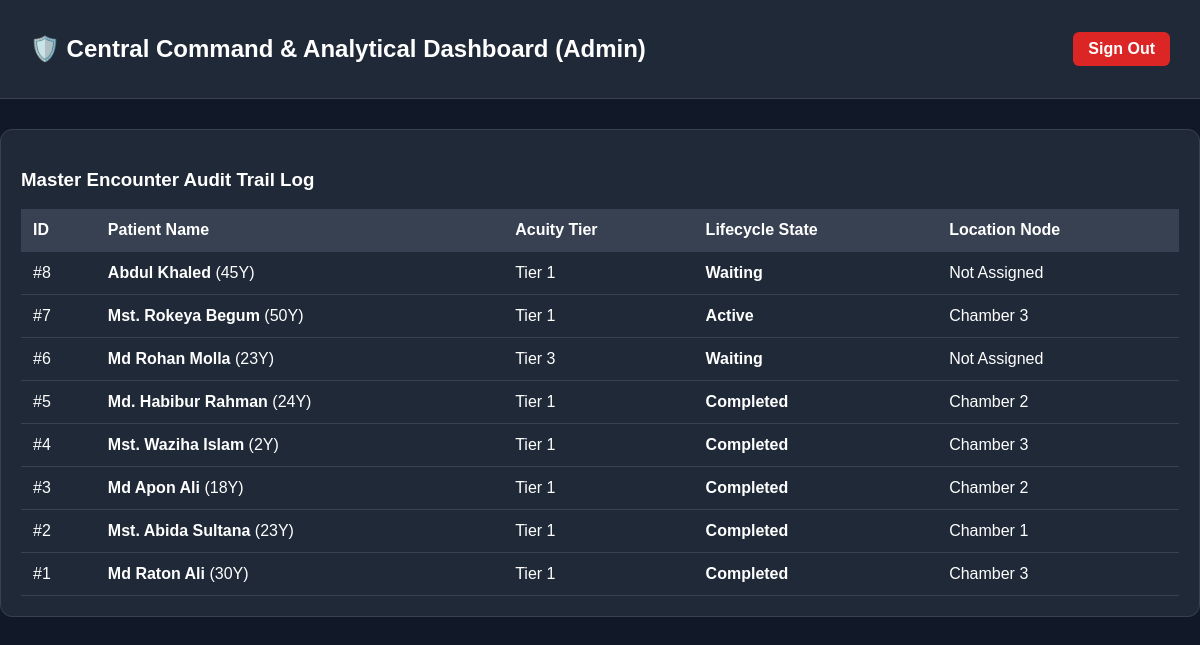
The page /dashboard (signed in) on the database its author committed.
### app.py (models this page shows)
class Patient(db.Model):
    id = db.Column(db.Integer, primary_key=True)
    name = db.Column(db.String(100), nullable=False)
    age = db.Column(db.Integer, nullable=False)
    gender = db.Column(db.String(10), nullable=False)
    bp_sys = db.Column(db.Integer, nullable=False)
    bp_dia = db.Column(db.Integer, nullable=False)
    spo2 = db.Column(db.Integer, nullable=False)
    pulse = db.Column(db.Integer, nullable=False)
    temperature = db.Column(db.Float, nullable=False)
    triage_priority = db.Column(db.Integer, nullable=False)
    status = db.Column(db.String(20), default='Waiting') # Waiting, Active, Completed
    assigned_chamber = db.Column(db.String(50), nullable=True)
    arrival_time = db.Column(db.DateTime, default=datetime.utcnow)

### app.py (the view)
@app.route('/dashboard')
def dashboard():
    if 'user_id' not in session:
        return redirect(url_for('index'))
    role = session['role']
    patients = Patient.query.filter(Patient.status != 'Completed').order_by(Patient.triage_priority.asc(), Patient.arrival_time.asc()).all()
    if role == 'staff':
        return render_template('staff_dashboard.html', patients=patients)
    elif role == 'doctor':
        return render_template('doctor_dashboard.html', patients=patients)
    elif role == 'admin':
        all_patients = Patient.query.order_by(Patient.arrival_time.desc()).all()
        return render_template('admin_dashboard.html', patients=all_patients)
    return redirect(url_for('logout'))

### templates/admin_dashboard.html (shortened to what this page needs)
<!DOCTYPE html>
<html lang="en">
<head>
</head>
<body>
    <nav><h2>🛡️ Central Command & Analytical Dashboard (Admin)</h2><a href="/logout" style="color:white; background:#dc2626; padding:8px 15px; border-radius:6px; text-decoration:none; font-weight:bold;">Sign Out</a></nav>
    <div class="container">
        <h3>Master Encounter Audit Trail Log</h3>
        <table>
            <thead><tr><th>ID</th><th>Patient Name</th><th>Acuity Tier</th><th>Lifecycle State</th><th>Location Node</th></tr></thead>
            <tbody>
                {% for p in patients %}
                <tr>
                    <td>#{{ p.id }}</td>
                    <td><b>{{ p.name }}</b> ({{ p.age }}Y)</td>
                    <td>Tier {{ p.triage_priority }}</td>
                    <td><b>{{ p.status }}</b></td>
                    <td>{{ p.assigned_chamber if p.assigned_chamber else 'Not Assigned' }}</td>
                </tr>
                {% endfor %}
            </tbody>
        </table>
    </div>
</body>
</html>

### templates/admin_dashboard.html (style rules this page uses)
body { background-color: #111827; color: white; font-family: sans-serif; margin: 0; }
nav { background: #1f2937; padding: 15px 30px; display: flex; justify-content: space-between; align-items: center; border-bottom: 1px solid #374151; }
.container { max-width: 1200px; margin: 30px auto; padding: 20px; background: #1f2937; border-radius: 12px; border: 1px solid #374151; }
table { width: 100%; border-collapse: collapse; margin-top: 15px; }
th, td { padding: 12px; text-align: left; border-bottom: 1px solid #374151; }
th { background: #374151; }

### rows shown on the page
Patient: id "8", name "Abdul Khaled", age "45", triage_priority "1", status "Waiting", assigned_chamber "Not Assigned"
Patient: id "7", name "Mst. Rokeya Begum", age "50", triage_priority "1", status "Active", assigned_chamber "Chamber 3"
Patient: id "6", name "Md Rohan Molla", age "23", triage_priority "3", status "Waiting", assigned_chamber "Not Assigned"
Patient: id "5", name "Md. Habibur Rahman", age "24", triage_priority "1", status "Completed", assigned_chamber "Chamber 2"
Patient: id "4", name "Mst. Waziha Islam", age "2", triage_priority "1", status "Completed", assigned_chamber "Chamber 3"
Patient: id "3", name "Md Apon Ali", age "18", triage_priority "1", status "Completed", assigned_chamber "Chamber 2"
Patient: id "2", name "Mst. Abida Sultana", age "23", triage_priority "1", status "Completed", assigned_chamber "Chamber 1"
Patient: id "1", name "Md Raton Ali", age "30", triage_priority "1", status "Completed", assigned_chamber "Chamber 3"
